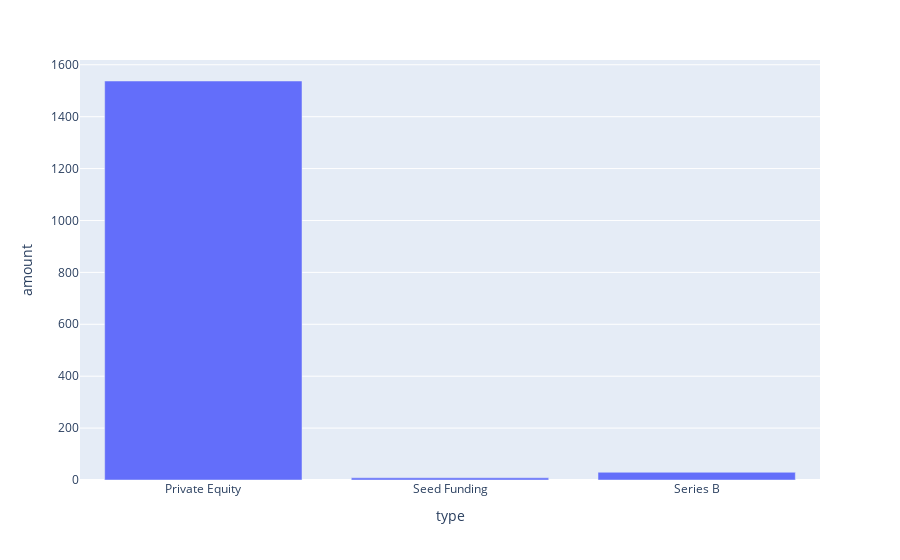

Write notebook code for a chart like this one.
### Code cell
fig = px.bar(df, x='type', y='amount')
fig.show()

### Figure 1 — Plotly figure (JSON) as saved in the notebook; plotly's stock layout.template omitted (floating-point values rounded to 4 significant figures)
{"data": [{"alignmentgroup": "True", "hovertemplate": "type=%{x}<br>amount=%{y}<extra></extra>", "legendgroup": "", "marker": {"color": "#636efa", "pattern": {"shape": ""}}, "name": "", "offsetgroup": "", "orientation": "v", "showlegend": false, "textposition": "auto", "type": "bar", "x": ["Private Equity", "Seed Funding", "Series B"], "xaxis": "x", "y": [1538.0, 8.284, 29.75], "yaxis": "y"}], "layout": {"barmode": "relative", "legend": {"tracegroupgap": 0}, "margin": {"t": 60}, "xaxis": {"anchor": "y", "domain": [0, 1], "title": {"text": "type"}}, "yaxis": {"anchor": "x", "domain": [0, 1], "title": {"text": "amount"}}}}
